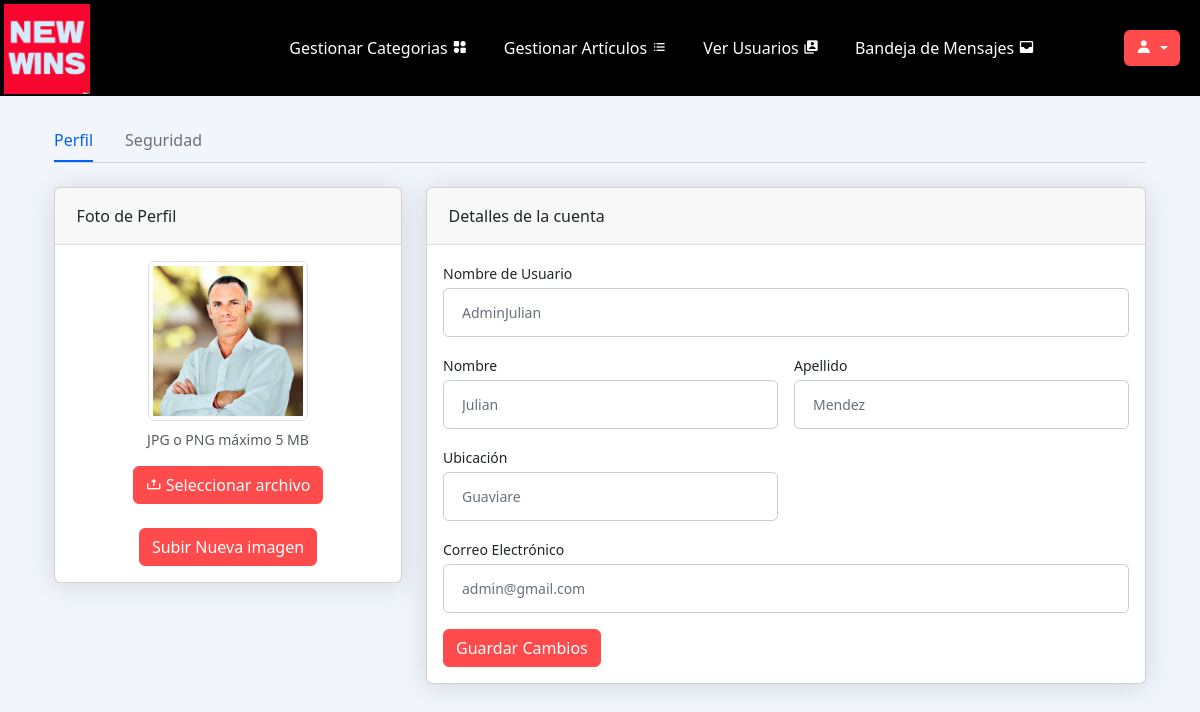
The page /NewWins/view/perfil.php (signed in) on the database its author committed.
### tables this page shows
CREATE TABLE `usuarios_registrados` (
  `id` int(11) NOT NULL AUTO_INCREMENT,
  `nombre_usuario` varchar(50) NOT NULL,
  `contrasena` varchar(255) NOT NULL,
  `correo_electronico` varchar(100) NOT NULL,
  `nombre` varchar(50) DEFAULT NULL,
  `foto_perfil` varchar(255) DEFAULT NULL,
  `ubicacion` varchar(100) DEFAULT NULL,
  `fecha_registro` timestamp NULL DEFAULT current_timestamp(),
  `apellido` varchar(30) NOT NULL,
  `es_admin` tinyint(1) NOT NULL DEFAULT 0,
  PRIMARY KEY (`id`),
  UNIQUE KEY `unique_nombre_usuario` (`nombre_usuario`),
  UNIQUE KEY `unique_correo_electronico` (`correo_electronico`)
);

### NewWins/model/gestor_usuarios.php (called while the page is built, shortened)
<?php
class GestorUsuarios
{
    public static function getUserByEmail($email)
    {
        $conn = ConexionBD::obtenerConexion();
        $user = null;
        $stmt = $conn->prepare("SELECT nombre_usuario, nombre, foto_perfil, apellido, ubicacion, correo_electronico FROM usuarios_registrados WHERE correo_electronico = ?");
        $stmt->bind_param("s", $email);
        $stmt->execute();
        $result = $stmt->get_result();
        if ($result && $result->num_rows > 0) {
            $user = $result->fetch_assoc();
        }
        return $user;
    }
}

### NewWins/view/perfil.php (the view, shortened to what this page needs)
<?php
require_once '../model/gestor_usuarios.php';
$userEmail = $_SESSION['correo'];
$user = GestorUsuarios::getUserByEmail($userEmail);
include 'header.php';
?>
<!DOCTYPE html>
<html lang="es">
<head>
    <link rel="stylesheet" href="https://cdn.jsdelivr.net/npm/bootstrap@5.3.0/dist/css/bootstrap.min.css">
    <link rel="stylesheet" href="https://cdn.jsdelivr.net/npm/@fortawesome/fontawesome-free@5.15.4/css/all.min.css">
    <link rel="stylesheet" href="../css/styles.css">
</head>
<body>
    <div class="container-xl px-4 mt-4">
        <nav class="nav nav-borders">
            <a class="nav-link active ms-0" href="perfil.php">Perfil</a>
            <a class="nav-link" href="change_pass.php">Seguridad</a>
        </nav>
        <hr class="mt-0 mb-4">
        <div class="row">
            <div class="col-xl-4">
                <div class="card mb-4 mb-xl-0">
                    <div class="card-header">Foto de Perfil</div>
                    <div class="card-body text-center">
                        <img id="profileImage" class="img-account-profile mb-2 img-thumbnail" src="<?php echo htmlspecialchars($user['foto_perfil'] ?: 'http://bootdey.com/img/Content/avatar/avatar1.png'); ?>" alt="Foto de perfil">
                        <div class="small font-italic text-muted mb-3">JPG o PNG máximo 5 MB</div>
                        <form id="formSubirImagen" action="../controller/upload_profile.php" method="POST" enctype="multipart/form-data">
                            <label for="foto_perfil" class="btn btn-primary">
                                <i class='bx bx-upload'></i> Seleccionar archivo
                            </label><br><br>
                            <button type="submit" class="btn btn-primary">Subir Nueva imagen</button>
                        </form>
                    </div>
                </div>
            </div>
            <div class="col-xl-8">
                <div class="card mb-4">
                    <div class="card-header">Detalles de la cuenta</div>
                    <div class="card-body">
                        <form action="../controller/edit_perfil_c.php" method="POST">
                            <div class="mb-3">
                                <label class="small mb-1" for="inputUsername">Nombre de Usuario</label>
                                <input class="form-control" id="inputUsername" name="inputUsername" type="text" placeholder="Ingresa tu nombre de usuario" value="<?php echo htmlspecialchars($user['nombre_usuario']); ?>">
                            </div>
                            <div class="row gx-3 mb-3">
                                <div class="col-md-6">
                                    <label class="small mb-1" for="inputFirstName">Nombre</label>
                                    <input class="form-control" id="inputFirstName" name="inputFirstName" type="text" placeholder="Ingresa tu nombre" value="<?php echo htmlspecialchars($user['nombre']); ?>">
                                </div>
                                <div class="col-md-6">
                                    <label class="small mb-1" for="inputLastName">Apellido</label>
                                    <input class="form-control" id="inputLastName" name="inputLastName" type="text" placeholder="Ingresa tu apellido" value="<?php echo htmlspecialchars($user['apellido']); ?>">
                                </div>
                            </div>
                            <div class="row gx-3 mb-3">
                                <div class="col-md-6">
                                    <label class="small mb-1" for="inputLocation">Ubicación</label>
                                    <input class="form-control" id="inputLocation" name="inputLocation" type="text" placeholder="Ingresa tu ubicación" value="<?php echo htmlspecialchars($user['ubicacion']); ?>">
                                </div>
                            </div>
                            <div class="mb-3">
                                <label class="small mb-1" for="inputEmailAddress">Correo Electrónico</label>
                                <input class="form-control" id="inputEmailAddress" name="inputEmailAddress" type="email" placeholder="Ingresa tu correo electrónico" value="<?php echo htmlspecialchars($user['correo_electronico']); ?>">
                            </div>
                            <button class="btn btn-primary" type="submit">Guardar Cambios</button>
                        </form>
                    </div>
                </div>
            </div>
        </div>
    </div>
</body>
</html>

### NewWins/css/styles.css (style rules this page uses)
.form-control { border: 1px solid #ccc; border-radius: 4px; padding: 10px; transition: border-color 0.15s ease-in-out, box-shadow 0.15s ease-in-out; }
.btn-primary { background-color: #ff4b4b; border-color: #ff4b4b; color: #ffffff; }
body { margin-top: 20px; background-color: #f2f6fc; color: #69707a; }
.img-account-profile { height: 10rem; }
.card { box-shadow: 0 0.15rem 1.75rem 0 rgb(33 40 50 / 15%); }
.card .card-header { font-weight: 500; }
.card-header:first-child { border-radius: 0.35rem 0.35rem 0 0; }
.card-header { padding: 1rem 1.35rem; margin-bottom: 0; background-color: rgba(33, 40, 50, 0.03); border-bottom: 1px solid rgba(33, 40, 50, 0.125); }
.form-control, .dataTable-input { display: block; width: 100%; padding: 0.875rem 1.125rem; font-size: 0.875rem; font-weight: 400; line-height: 1; color: #69707a; background-color: #fff; background-clip: padding-box; border: 1px solid #c5ccd6; -webkit-appearance: none; -moz-appearance: none; appearance: none; border-radius: 0.35rem; transition: border-color 0.15s ease-in-out, box-shadow 0.15s ease-in-out; }
.nav-borders .nav-link.active { color: #0061f2; border-bottom-color: #0061f2; }
.nav-borders .nav-link { color: #69707a; border-bottom-width: 0.125rem; border-bottom-style: solid; border-bottom-color: transparent; padding-top: 0.5rem; padding-bottom: 0.5rem; padding-left: 0; padding-right: 0; margin-left: 1rem; margin-right: 1rem; }

### rows shown on the page
usuarios_registrados: foto_perfil (picture), inputUsername "AdminJulian", inputFirstName "Julian", inputLastName "Mendez", inputLocation "Guaviare", inputEmailAddress "admin@gmail.com"
